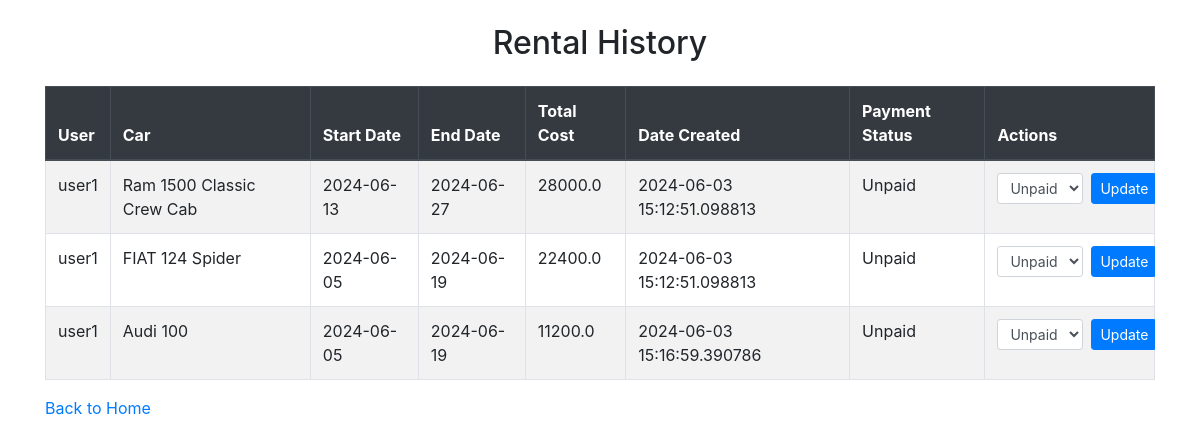
The page /rental_history (signed in) on the database as committed earlier.
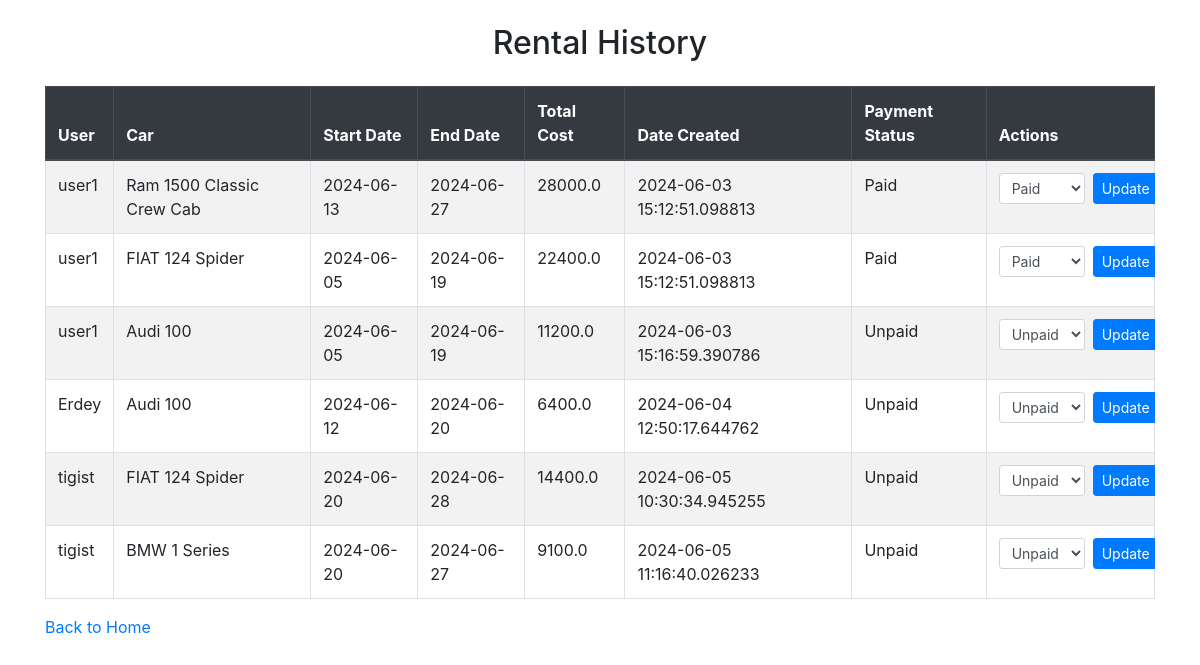
The same page on the database as committed later.
### app/models.py (models this page shows, shortened)
class Rental(db.Model):
    id = db.Column(db.Integer, primary_key=True)
    user_id = db.Column(db.Integer, db.ForeignKey(User.id), nullable=False)
    car_id = db.Column(db.Integer, db.ForeignKey(Car.id), nullable=False)
    start_date = db.Column(db.Date, nullable=False, default=datetime.today())
    end_date = db.Column(db.Date)
    start_time = db.Column(db.DateTime, nullable=False, default=datetime.now())
    end_time = db.Column(db.DateTime, nullable=True)
    total_cost = db.Column(db.Float, nullable=False)
    date_created = db.Column(db.DateTime, default=datetime.now())
    payment_status = db.Column(db.Boolean, nullable=False, default=False)
    user = db.relationship('User', backref=db.backref('rentals', lazy=True))
    car = db.relationship('Car', backref=db.backref('rentals', lazy=True))

class User(UserMixin, db.Model):
    id = db.Column(db.Integer, primary_key=True)
    username = db.Column(db.String(50), unique=True, nullable=False)
    password = db.Column(db.String(50), nullable=False)
    email = db.Column(db.String(100), unique=True, nullable=False)
    contact_no = db.Column(db.Integer, unique=True)
    address = db.Column(db.String(100))
    role = db.Column(db.String(50), default='customer')

class Car(db.Model):
    id = db.Column(db.Integer, primary_key=True)
    make = db.Column(db.String(50), nullable=False)
    model = db.Column(db.String(50), nullable=False)
    category = db.Column(db.String(50), nullable=False)
    year = db.Column(db.Integer, nullable=False)
    price_per_day = db.Column(db.Integer, nullable=False)
    status = db.Column(db.String(20), nullable=False, default="Available")

### app/routes.py (the view)
@app.route('/rental_history')
@admin_required
def rental_history():
    if 'user_id' not in session:
        return redirect(url_for('login'))
    user_id = session['user_id']
    user = User.query.get(user_id)
    if user.role != 'admin':
        flash('Only admins can view rental history.', 'error')
        return redirect(url_for('admin_panel'))
    rentals = Rental.query.all()
    return render_template('rental_history.html', rentals=rentals)

### app/__init__.py (called while the page is built)
@login_manager.user_loader
def load_user(user_id):
    return models.User.query.get(int(user_id))

### app/routes.py (called while the page is built)
def admin_required(f):
    @wraps(f)
    def decorated_function(*args, **kwargs):
        if 'user_id' not in session or session.get('user_role') != 'admin':
            flash('You do not have permission to access this page.')
            return redirect(url_for('index'))
        return f(*args, **kwargs)
    return decorated_function

### app/templates/rental_history.html (shortened to what this page needs)
<!DOCTYPE html>
<html lang="en">
<head>
    <link href="https://stackpath.bootstrapcdn.com/bootstrap/4.5.2/css/bootstrap.min.css" rel="stylesheet">
</head>
<body>
<div class="container">
    <h2 class="text-center my-4">Rental History</h2>
    <div class="table-responsive">
        <table class="table table-striped table-bordered">
            <thead class="thead-dark">
                <tr>
                    <th>User</th>
                    <th>Car</th>
                    <th>Start Date</th>
                    <th>End Date</th>
                    <th>Total Cost</th>
                    <th>Date Created</th>
                    <th>Payment Status</th>
                    <th>Actions</th>
                </tr>
            </thead>
            <tbody>
                {% for rental in rentals %}
                <tr>
                    <td>{{ rental.user.username }}</td>
                    <td>{{ rental.car.make }} {{ rental.car.model }}</td>
                    <td>{{ rental.start_date }}</td>
                    <td>{{ rental.end_date }}</td>
                    <td>{{ rental.total_cost }}</td>
                    <td>{{ rental.date_created }}</td>
                    <td>{{ 'Paid' if rental.payment_status else 'Unpaid' }}</td>
                    <td>
                        <form action="{{ url_for('update_payment_status', rental_id=rental.id) }}" method="post" class="form-inline">
                            <div class="form-group">
                                <select name="payment_status" class="form-control form-control-sm mr-2">
                                    <option value="Paid" {% if rental.payment_status %}selected{% endif %}>Paid</option>
                                    <option value="Unpaid" {% if not rental.payment_status %}selected{% endif %}>Unpaid</option>
                                </select>
                                <button type="submit" class="btn btn-sm btn-primary">Update</button>
                            </div>
                        </form>
                    </td>
                </tr>
                {% endfor %}
            </tbody>
        </table>
        <a class="text-center my-4" href="{{ url_for('admin_panel') }}">Back to Home</a>
    </div>
</div>
</body>
</html>

Rows that differ between the two databases and show on the page:
changed Rental "Ram": payment_status "Unpaid" → "Paid"
changed Rental (number 2 of 6 on the later page): payment_status "Unpaid" → "Paid"
added Rental: user.username "Erdey", car.make "Audi", car.model "100", start_date "2024-06-12", end_date "2024-06-20", total_cost "6400.0", date_created "2024-06-04 12:50:17.644762", payment_status "Unpaid"
added Rental: user.username "tigist", car.make "FIAT", car.model "124 Spider", start_date "2024-06-20", end_date "2024-06-28", total_cost "14400.0", date_created "2024-06-05 10:30:34.945255", payment_status "Unpaid"
added Rental: user.username "tigist", car.make "BMW", car.model "1 Series", start_date "2024-06-20", end_date "2024-06-27", total_cost "9100.0", date_created "2024-06-05 11:16:40.026233", payment_status "Unpaid"
